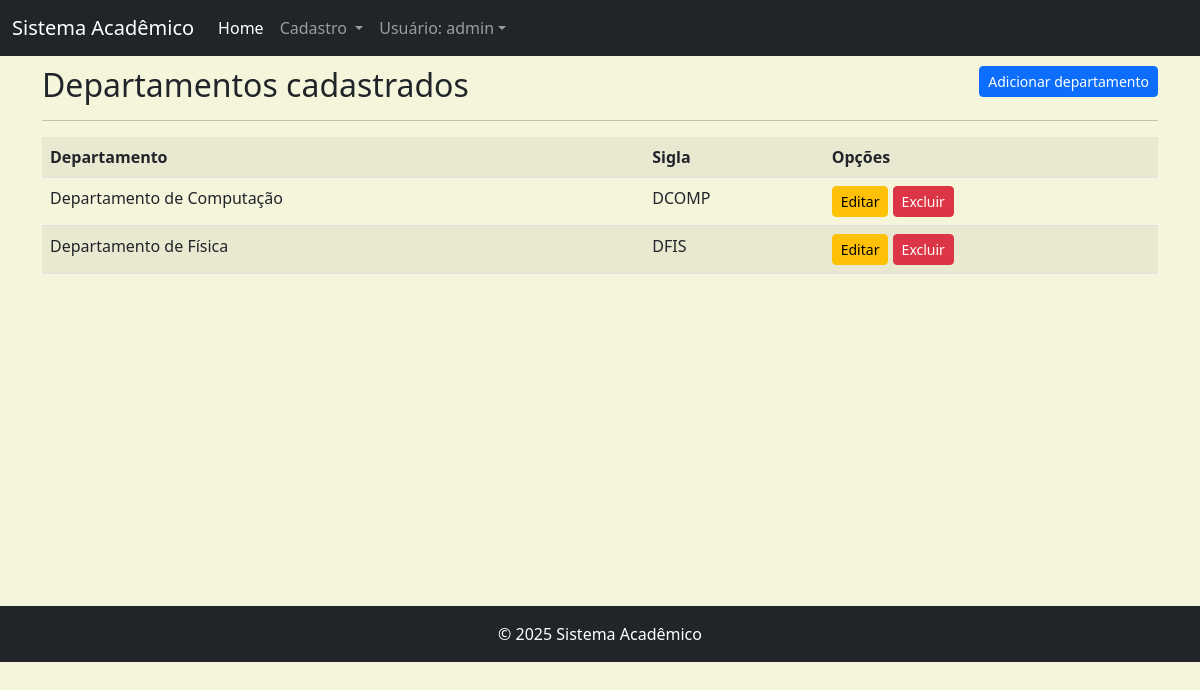
The page /listar/departamento/ (signed in) on the database as committed earlier.
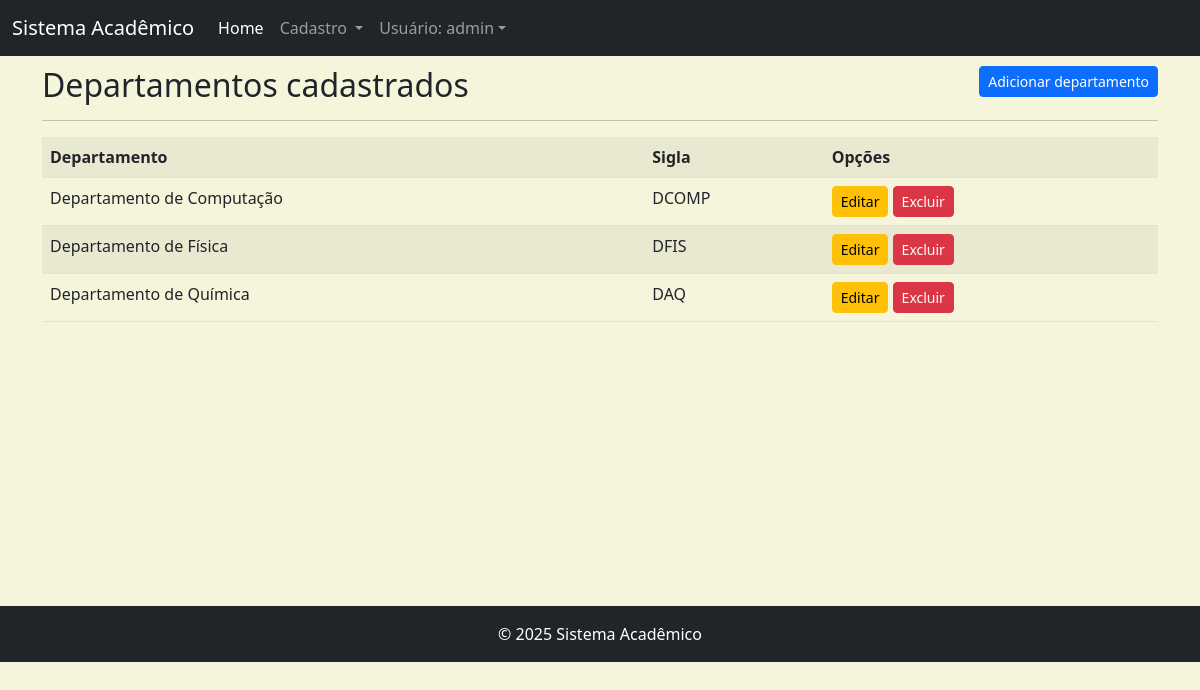
The same page on the database as committed later.
### cadastros/models.py (models this page shows, shortened)
class Departamento(models.Model):
    nome = models.CharField(max_length=50)
    sigla = models.CharField(max_length=5)

### cadastros/views.py (the view)
class DepartamentoList(LoginRequiredMixin, ListView):
    model = Departamento
    template_name = 'cadastros/lista/departamento.html'
    login_url = reverse_lazy('login')

### cadastros/templates/cadastros/lista/departamento.html (shortened to what this page needs)
{% extends 'paginas/base.html' %}
{% load static %}
{% block conteudo %}
<h2>Departamentos cadastrados
    <a href="{% url 'cadastrar-departamento' %}"
    class="btn btn-primary btn-sm float-end">
        Adicionar departamento
    </a>
</h2>
<hr>
<div class="table-responsive">
    <table class="table table-striped">
        <tr>
            <th>Departamento</th>
            <th>Sigla</th>
            <th>Opções</th>
        </tr>
        {% for departamento in object_list %}
        <tr>
            <td>{{ departamento.nome }}</td>
            <td>{{ departamento.sigla }}</td>
            <td>
                <a href="{% url 'editar-departamento' departamento.pk %}"
                class="btn btn-warning btn-sm" title="Editar">
                    Editar
                </a>
                <a href="{% url 'excluir-departamento' departamento.pk %}"
                class="btn btn-danger btn-sm" title="Excluir">Excluir</a>
            </td>
        </tr>
        {% empty %}
        <tr>
            <td colspan="3">
                Nenhum campo registro.
            </td>
        </tr>
        {% endfor %}
    </table>
</div>
{% endblock %}

### paginas/templates/paginas/base.html (shortened to what this page needs)
{% load static %}
<!DOCTYPE html>
<html lang="pt-br">
<head>
    <link rel="stylesheet" href="https://cdn.jsdelivr.net/npm/bootstrap@5.2.3/dist/css/bootstrap.min.css">
    <link rel="stylesheet" href="{% static 'css/style.css' %}">
</head>
<body>
    <nav class="navbar navbar-expand-lg navbar-dark bg-dark">
        <div class="container-fluid">
            <a class="navbar-brand" href="#">Sistema Acadêmico</a>
            <div class="collapse navbar-collapse" id="navbarNav">
                <ul class="navbar-nav">
                    <li class="nav-item">
                        <a class="nav-link active" aria-current="page" href="{% url 'inicio' %}">Home</a>
                    </li>
                    {% if request.user.is_authenticated %}
                    <li class="nav-item dropdown" id="dropdownCadastro">
                        <a class="nav-link dropdown-toggle" role="button"
                        data-bs-toggle="dropdown" aria-expanded="false" href="#">
                            Cadastro
                        </a>
                    </li>
                    {% endif %}
                    {% if request.user.is_authenticated %}
                    <li class="nav-item dropdown" id="dropdownLogin">
                        <a class="nav-link dropdown-toggle" role="button" data-bs-toggle="dropdown" aria-expanded="false" href="#">Usuário: {{ user }}</a>
                    </li>
                    {% endif %}
                </ul>
            </div>
        </div>
    </nav>
    <div class="container">
        {% block conteudo %}{% endblock %}
    </div>
    <footer class="footer mt-auto py-3 bg-dark">
        <div class="rodape">
            {% block rodape %}
            <span class="text-bg-dark">© 2025 Sistema Acadêmico</span>
            {% endblock %}
        </div>
    </footer>
</body>
</html>

### static/css/style.css (style rules this page uses)
body { background-color: beige; }
.container { min-height: 550px; padding-top: 10px; }
.rodape { text-align: center; }

Rows that differ between the two databases and show on the page:
added Departamento: nome "Departamento de Química", sigla "DAQ"
